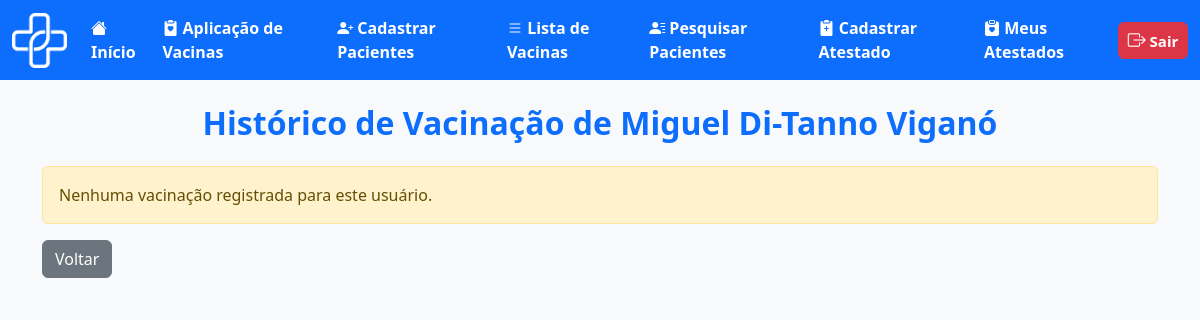
The app's page /medica/historico_vacinacao.php?id=2 (signed in), older data.
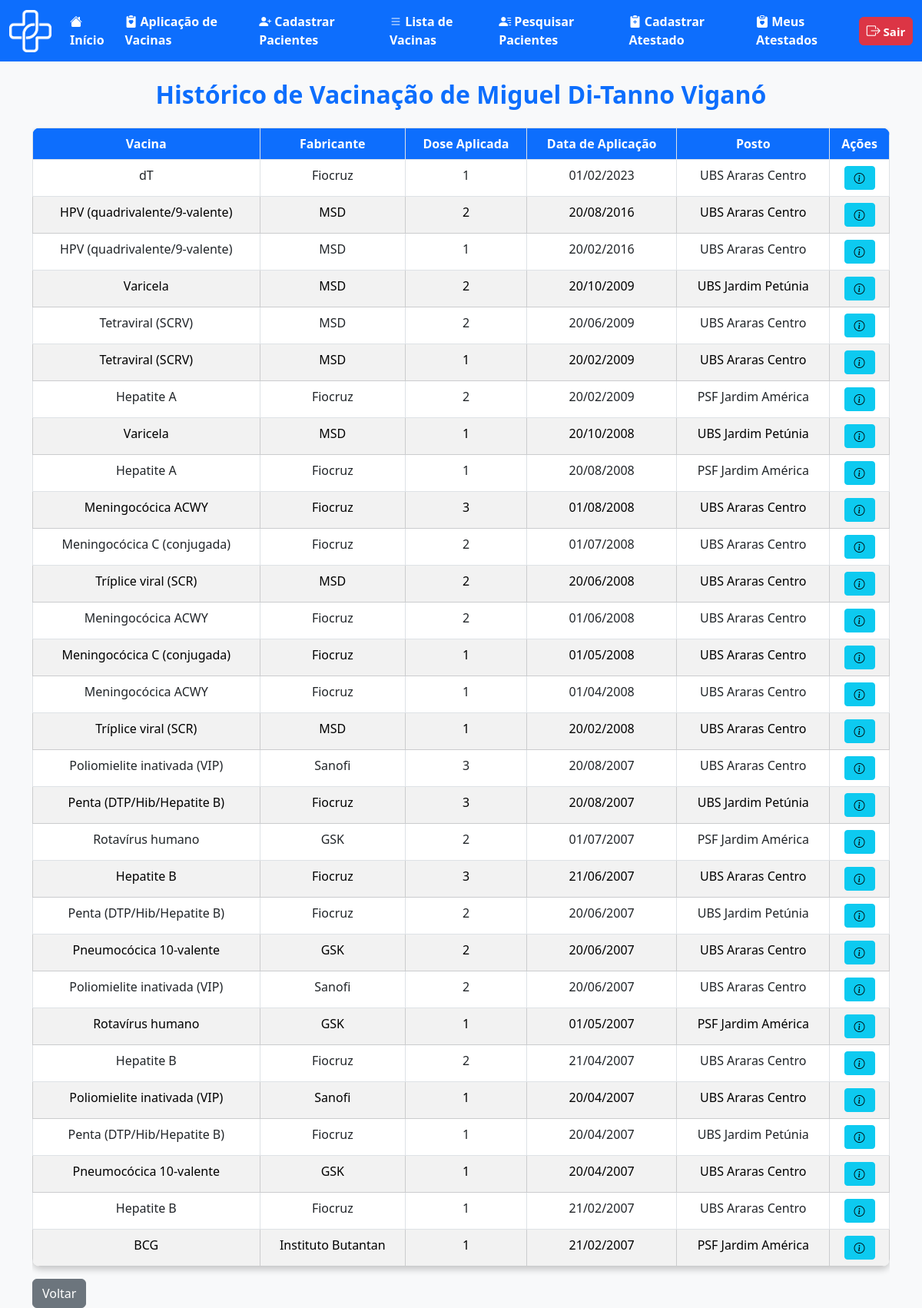
The same page, newer data.
### tables this page shows
CREATE TABLE `aplicacao` (
  `id_aplica` int(11) NOT NULL,
  `id_usuario` int(11) NOT NULL,
  `id_posto` int(11) NOT NULL,
  `id_medico` int(11) NOT NULL,
  `id_vaci` int(11) NOT NULL,
  `data_aplica` date NOT NULL,
  `dose_aplicad` int(1) DEFAULT NULL
);

CREATE TABLE `vacina` (
  `id_vaci` int(11) NOT NULL,
  `nome_vaci` varchar(100) NOT NULL,
  `fabri_vaci` varchar(100) NOT NULL,
  `lote_vaci` varchar(50) NOT NULL,
  `via_adimicao` varchar(50) NOT NULL,
  `n_dose` int(1) NOT NULL,
  `intervalo_dose` int(11) NOT NULL,
  `idade_reco` varchar(20) DEFAULT NULL,
  `estoque` int(11) NOT NULL,
  `sus` tinyint(1) NOT NULL DEFAULT 1
);

CREATE TABLE `posto` (
  `id_posto` int(11) NOT NULL,
  `nome_posto` varchar(100) NOT NULL,
  `cep_posto` int(8) NOT NULL,
  `n_posto` int(10) NOT NULL
);

### medica/historico_vacinacao.php (the view, shortened to what the changed rows need)
<?php
include('../outros/db_connect.php');
$id = isset($_GET['id']) ? intval($_GET['id']) : 0;
$stmt = $conn->prepare("SELECT nome_usuario FROM usuario WHERE id_usuario = ?");
$stmt->bind_param("i", $id);
$stmt->execute();
$res = $stmt->get_result();
$usuario = $res->fetch_assoc();
$sql = "SELECT a.id_aplica, a.data_aplica, v.id_vaci, v.nome_vaci, v.fabri_vaci, v.lote_vaci, v.via_adimicao, v.n_dose, v.intervalo_dose, v.estoque, v.idade_reco, v.sus, a.dose_aplicad, p.nome_posto
        FROM aplicacao a
        JOIN vacina v ON a.id_vaci = v.id_vaci
        JOIN posto p ON a.id_posto = p.id_posto
        WHERE a.id_usuario = ?
        ORDER BY a.data_aplica DESC";
$stmt2 = $conn->prepare($sql);
$stmt2->bind_param("i", $id);
$stmt2->execute();
$result = $stmt2->get_result();
$stmt2->execute();
$result = $stmt2->get_result();
?>
<!DOCTYPE html>
<html lang="pt-BR">
<head>
    <link rel="stylesheet" href="../bootstrap/bootstrap-5.3.6-dist/css/bootstrap.min.css">
    <link href="https://cdn.jsdelivr.net/npm/bootstrap@5.3.0/dist/css/bootstrap.min.css" rel="stylesheet">
    <link href="https://cdn.jsdelivr.net/npm/bootstrap-icons/font/bootstrap-icons.css" rel="stylesheet">
</head>
<body>
    <div class="container mt-4">
        <h2 class="text-primary fw-bold mb-4" style="text-align: center;">
            Histórico de Vacinação de <?php echo htmlspecialchars($usuario['nome_usuario']); ?>
        </h2>
        <?php if ($result->num_rows > 0): ?>
            <div class="table-responsive">
                <table class="table table-bordered text-center mx-auto">
                    <thead>
                        <tr>
                            <th>Vacina</th>
                            <th>Fabricante</th>
                            <th>Dose Aplicada</th>
                            <th>Data de Aplicação</th>
                            <th>Posto</th>
                            <th>Ações</th>
                        </tr>
                    </thead>
                    <tbody>
                        <?php
                        $rowIndex = 0;
                        while ($row = $result->fetch_assoc()):
                            $rowClass = ($rowIndex % 2 === 1) ? 'table-secondary' : 'bg-white';
                            $id_vaci = $row['id_vaci'];
                            $modalId = "modalVacina" . $id_vaci;
                        ?>
                            <tr class="<?php echo $rowClass; ?>">
                                <td><?php echo htmlspecialchars($row['nome_vaci']); ?></td>
                                <td><?php echo htmlspecialchars($row['fabri_vaci']); ?></td>
                                <td><?php echo htmlspecialchars($row['dose_aplicad']); ?></td>
                                <td><?php echo htmlspecialchars(date('d/m/Y', strtotime($row['data_aplica']))); ?></td>
                                <td><?php echo htmlspecialchars($row['nome_posto']); ?></td>
                                <td>
                                    <button class="btn btn-sm btn-info" title="Ver Informações" data-bs-toggle="modal" data-bs-target="#<?php echo $modalId; ?>">
                                        <i class="bi bi-info-circle"></i>
                                    </button>
                                </td>
                            </tr>
                            <?php $rowIndex++; endwhile; ?>
                    </tbody>
                </table>
            </div>
        <?php else: ?>
            <div class="alert alert-warning">Nenhuma vacinação registrada para este usuário.</div>
        <?php endif; ?>
        <a href="pesquisa_paciente.php" class="btn btn-secondary">Voltar</a>
    </div>
</body>
</html>

Row changes from the older to the newer data that the page shows:
added aplicacao: id_vaci.nome_vaci "dT", id_vaci.fabri_vaci "Fiocruz", dose_aplicad "1", data_aplica "01/02/2023", id_posto.nome_posto "UBS Araras Centro"
added aplicacao: id_vaci.nome_vaci "HPV (quadrivalente/9-valente)", id_vaci.fabri_vaci "MSD", dose_aplicad "2", data_aplica "20/08/2016", id_posto.nome_posto "UBS Araras Centro"
added aplicacao: id_vaci.nome_vaci "HPV (quadrivalente/9-valente)", id_vaci.fabri_vaci "MSD", dose_aplicad "1", data_aplica "20/02/2016", id_posto.nome_posto "UBS Araras Centro"
added aplicacao: id_vaci.nome_vaci "Varicela", id_vaci.fabri_vaci "MSD", dose_aplicad "2", data_aplica "20/10/2009", id_posto.nome_posto "UBS Jardim Petúnia"
added aplicacao: id_vaci.nome_vaci "Tetraviral (SCRV)", id_vaci.fabri_vaci "MSD", dose_aplicad "2", data_aplica "20/06/2009", id_posto.nome_posto "UBS Araras Centro"
added aplicacao: id_vaci.nome_vaci "Tetraviral (SCRV)", id_vaci.fabri_vaci "MSD", dose_aplicad "1", data_aplica "20/02/2009", id_posto.nome_posto "UBS Araras Centro"
added aplicacao: id_vaci.nome_vaci "Hepatite A", id_vaci.fabri_vaci "Fiocruz", dose_aplicad "2", data_aplica "20/02/2009", id_posto.nome_posto "PSF Jardim América"
added aplicacao: id_vaci.nome_vaci "Varicela", id_vaci.fabri_vaci "MSD", dose_aplicad "1", data_aplica "20/10/2008", id_posto.nome_posto "UBS Jardim Petúnia"
added aplicacao: id_vaci.nome_vaci "Hepatite A", id_vaci.fabri_vaci "Fiocruz", dose_aplicad "1", data_aplica "20/08/2008", id_posto.nome_posto "PSF Jardim América"
added aplicacao: id_vaci.nome_vaci "Meningocócica ACWY", id_vaci.fabri_vaci "Fiocruz", dose_aplicad "3", data_aplica "01/08/2008", id_posto.nome_posto "UBS Araras Centro"
added aplicacao: id_vaci.nome_vaci "Meningocócica C (conjugada)", id_vaci.fabri_vaci "Fiocruz", dose_aplicad "2", data_aplica "01/07/2008", id_posto.nome_posto "UBS Araras Centro"
added aplicacao: id_vaci.nome_vaci "Tríplice viral (SCR)", id_vaci.fabri_vaci "MSD", dose_aplicad "2", data_aplica "20/06/2008", id_posto.nome_posto "UBS Araras Centro"
added aplicacao: id_vaci.nome_vaci "Meningocócica ACWY", id_vaci.fabri_vaci "Fiocruz", dose_aplicad "2", data_aplica "01/06/2008", id_posto.nome_posto "UBS Araras Centro"
added aplicacao: id_vaci.nome_vaci "Meningocócica C (conjugada)", id_vaci.fabri_vaci "Fiocruz", dose_aplicad "1", data_aplica "01/05/2008", id_posto.nome_posto "UBS Araras Centro"
added aplicacao: id_vaci.nome_vaci "Meningocócica ACWY", id_vaci.fabri_vaci "Fiocruz", dose_aplicad "1", data_aplica "01/04/2008", id_posto.nome_posto "UBS Araras Centro"
added aplicacao: id_vaci.nome_vaci "Tríplice viral (SCR)", id_vaci.fabri_vaci "MSD", dose_aplicad "1", data_aplica "20/02/2008", id_posto.nome_posto "UBS Araras Centro"
added aplicacao: id_vaci.nome_vaci "Poliomielite inativada (VIP)", id_vaci.fabri_vaci "Sanofi", dose_aplicad "3", data_aplica "20/08/2007", id_posto.nome_posto "UBS Araras Centro"
added aplicacao: id_vaci.nome_vaci "Penta (DTP/Hib/Hepatite B)", id_vaci.fabri_vaci "Fiocruz", dose_aplicad "3", data_aplica "20/08/2007", id_posto.nome_posto "UBS Jardim Petúnia"
added aplicacao: id_vaci.nome_vaci "Rotavírus humano", id_vaci.fabri_vaci "GSK", dose_aplicad "2", data_aplica "01/07/2007", id_posto.nome_posto "PSF Jardim América"
added aplicacao: id_vaci.nome_vaci "Hepatite B", id_vaci.fabri_vaci "Fiocruz", dose_aplicad "3", data_aplica "21/06/2007", id_posto.nome_posto "UBS Araras Centro"
added aplicacao: id_vaci.nome_vaci "Penta (DTP/Hib/Hepatite B)", id_vaci.fabri_vaci "Fiocruz", dose_aplicad "2", data_aplica "20/06/2007", id_posto.nome_posto "UBS Jardim Petúnia"
added aplicacao: id_vaci.nome_vaci "Pneumocócica 10-valente", id_vaci.fabri_vaci "GSK", dose_aplicad "2", data_aplica "20/06/2007", id_posto.nome_posto "UBS Araras Centro"
added aplicacao: id_vaci.nome_vaci "Poliomielite inativada (VIP)", id_vaci.fabri_vaci "Sanofi", dose_aplicad "2", data_aplica "20/06/2007", id_posto.nome_posto "UBS Araras Centro"
added aplicacao: id_vaci.nome_vaci "Rotavírus humano", id_vaci.fabri_vaci "GSK", dose_aplicad "1", data_aplica "01/05/2007", id_posto.nome_posto "PSF Jardim América"
added aplicacao: id_vaci.nome_vaci "Hepatite B", id_vaci.fabri_vaci "Fiocruz", dose_aplicad "2", data_aplica "21/04/2007", id_posto.nome_posto "UBS Araras Centro"
added aplicacao: id_vaci.nome_vaci "Poliomielite inativada (VIP)", id_vaci.fabri_vaci "Sanofi", dose_aplicad "1", data_aplica "20/04/2007", id_posto.nome_posto "UBS Araras Centro"
added aplicacao: id_vaci.nome_vaci "Penta (DTP/Hib/Hepatite B)", id_vaci.fabri_vaci "Fiocruz", dose_aplicad "1", data_aplica "20/04/2007", id_posto.nome_posto "UBS Jardim Petúnia"
added aplicacao: id_vaci.nome_vaci "Pneumocócica 10-valente", id_vaci.fabri_vaci "GSK", dose_aplicad "1", data_aplica "20/04/2007", id_posto.nome_posto "UBS Araras Centro"
added aplicacao: id_vaci.nome_vaci "Hepatite B", id_vaci.fabri_vaci "Fiocruz", dose_aplicad "1", data_aplica "21/02/2007", id_posto.nome_posto "UBS Araras Centro"
added aplicacao: id_vaci.nome_vaci "BCG", id_vaci.fabri_vaci "Instituto Butantan", dose_aplicad "1", data_aplica "21/02/2007", id_posto.nome_posto "PSF Jardim América"
Text that changed along with them:
text no longer shown: "Nenhuma vacinação registrada para este usuário."
text now shown: "Vacina Fabricante Dose Aplicada Data de Aplicação Posto Ações"
